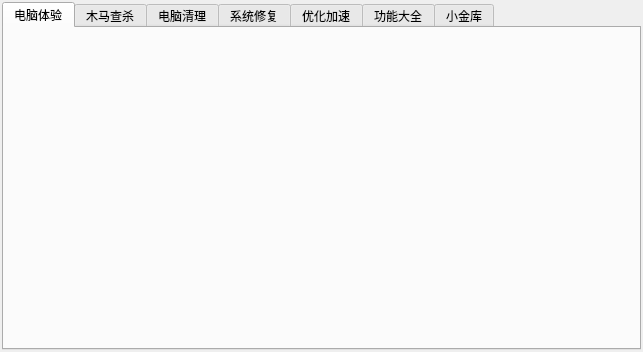
<?xml version="1.0" encoding="UTF-8"?>
<ui version="4.0">
 <class>Test2Page</class>
 <widget class="QWidget" name="Test2Page">
  <property name="geometry">
   <rect>
    <x>0</x>
    <y>0</y>
    <width>643</width>
    <height>352</height>
   </rect>
  </property>
  <property name="windowTitle">
   <string>Form</string>
  </property>
  <layout class="QGridLayout" name="gridLayout">
   <property name="leftMargin">
    <number>2</number>
   </property>
   <property name="topMargin">
    <number>2</number>
   </property>
   <property name="rightMargin">
    <number>2</number>
   </property>
   <property name="bottomMargin">
    <number>2</number>
   </property>
   <property name="spacing">
    <number>2</number>
   </property>
   <item row="4" column="0">
    <widget class="QTabWidget" name="tabWidget">
     <property name="styleSheet">
      <string notr="true"/>
     </property>
     <property name="currentIndex">
      <number>0</number>
     </property>
     <widget class="QWidget" name="tab1">
      <property name="styleSheet">
       <string notr="true"/>
      </property>
      <attribute name="title">
       <string>电脑体验</string>
      </attribute>
      <layout class="QGridLayout" name="gridLayout_2"/>
     </widget>
     <widget class="QWidget" name="tab2">
      <attribute name="title">
       <string>木马查杀</string>
      </attribute>
      <layout class="QGridLayout" name="gridLayout_3"/>
     </widget>
     <widget class="QWidget" name="tab3">
      <attribute name="title">
       <string>电脑清理</string>
      </attribute>
     </widget>
     <widget class="QWidget" name="tab4">
      <attribute name="title">
       <string>系统修复</string>
      </attribute>
     </widget>
     <widget class="QWidget" name="tab5">
      <attribute name="title">
       <string>优化加速</string>
      </attribute>
     </widget>
     <widget class="QWidget" name="tab6">
      <attribute name="title">
       <string>功能大全</string>
      </attribute>
     </widget>
     <widget class="QWidget" name="tab7">
      <attribute name="title">
       <string>小金库</string>
      </attribute>
     </widget>
    </widget>
   </item>
  </layout>
 </widget>
 <resources/>
 <connections/>
</ui>
